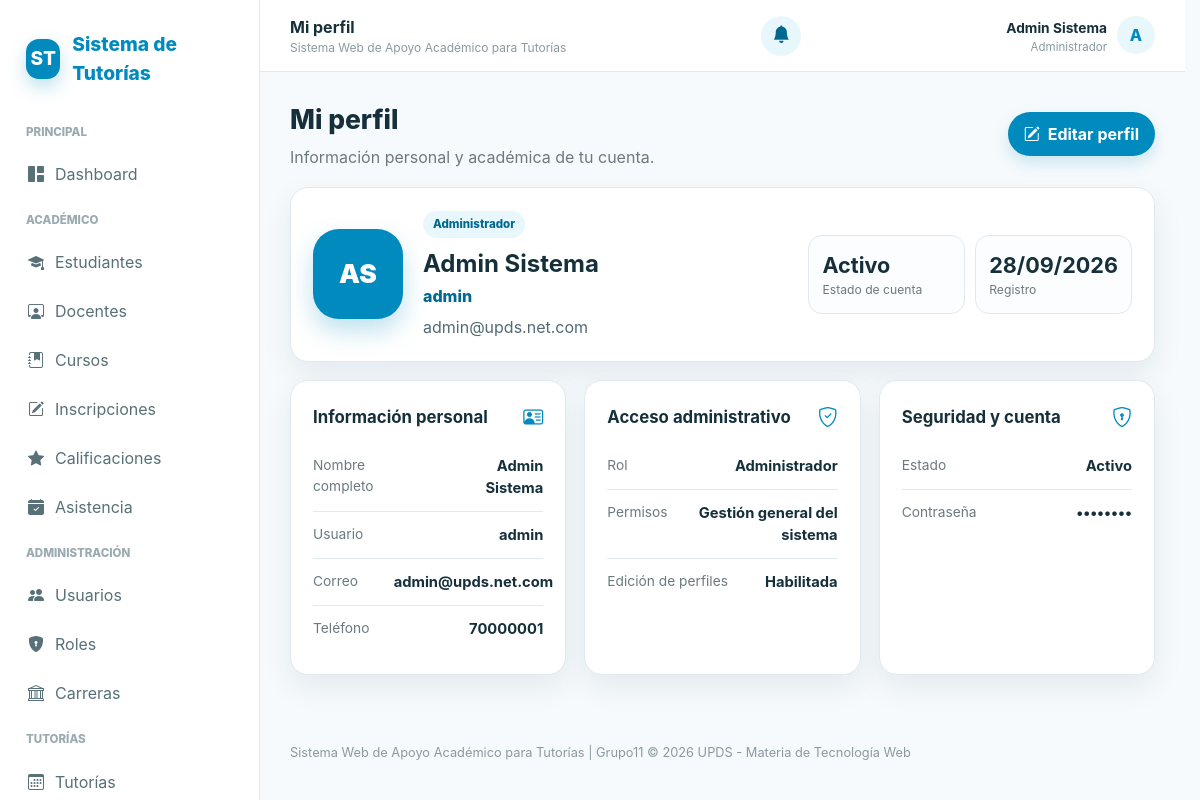
/controllers/perfil.php (signed in), run on the app's committed database.
### tables this page shows
CREATE TABLE usuarios (
    id_usuario INT AUTO_INCREMENT PRIMARY KEY,
    id_rol INT NOT NULL,
    nombre VARCHAR(100) NOT NULL,
    apellido VARCHAR(100) NOT NULL,
    correo VARCHAR(150) NOT NULL UNIQUE,
    usuario VARCHAR(50) NOT NULL UNIQUE,
    contrasena_hash VARCHAR(255) NOT NULL,
    telefono VARCHAR(8) NULL,
    CHECK (telefono IS NULL OR telefono REGEXP '^[0-9]{8}$'),
    estado ENUM('activo', 'inactivo') NOT NULL DEFAULT 'activo',
    fecha_registro DATETIME DEFAULT CURRENT_TIMESTAMP,
    FOREIGN KEY (id_rol) REFERENCES roles(id_rol) ON UPDATE CASCADE
);

CREATE TABLE roles (
    id_rol INT AUTO_INCREMENT PRIMARY KEY,
    nombre_rol VARCHAR(30) NOT NULL UNIQUE,
    descripcion VARCHAR(150) NULL
);

### controllers/perfil.php (called while the page is built, shortened)
<?php
require_once __DIR__ . '/../config/conexion.php';
require_once __DIR__ . '/../includes/seguridad.php';
require_once __DIR__ . '/../models/PerfilModel.php';
$idUsuario = (int)$_SESSION['id_usuario'];
$model = new PerfilModel($pdo);
$perfil = $model->obtenerPerfil($idUsuario);
require __DIR__ . '/../views/perfil/index.php';

### models/PerfilModel.php (called while the page is built, shortened)
<?php
class PerfilModel
{
    private PDO $pdo;
    public function __construct(PDO $pdo)
    {
        $this->pdo = $pdo;
    }
    public function obtenerPerfil(int $idUsuario): ?array
    {
        $sql = "
            SELECT
                u.id_usuario,
                u.id_rol,
                u.nombre,
                u.apellido,
                u.correo,
                u.usuario,
                u.telefono,
                u.estado,
                u.fecha_registro,
                r.nombre_rol,
                e.id_estudiante,
                e.id_carrera,
                e.semestre,
                e.registro_universitario,
                c.nombre_carrera,
                p.id_profesor,
                p.especialidad,
                p.biografia
            FROM usuarios u
            INNER JOIN roles r
                ON r.id_rol = u.id_rol
            LEFT JOIN estudiantes e
                ON e.id_usuario = u.id_usuario
            LEFT JOIN carreras c
                ON c.id_carrera = e.id_carrera
            LEFT JOIN profesores p
                ON p.id_usuario = u.id_usuario
            WHERE u.id_usuario = ?
            LIMIT 1
        ";
        $stmt = $this->pdo->prepare($sql);
        $stmt->execute([$idUsuario]);
        $perfil = $stmt->fetch();
        return $perfil ?: null;
    }
}

### includes/seguridad.php (called while the page is built, shortened)
<?php
function e($v): string { return htmlspecialchars((string) $v, ENT_QUOTES, 'UTF-8'); }
function nombre_rol_visible(string $rol): string
{
    return match ($rol) {
        'docente' => 'Docente',
        'coordinador_mg' => 'Coordinador MG',
        'auxiliar_mg' => 'Auxiliar MG',
        'administrador' => 'Administrador',
        'estudiante' => 'Estudiante',
        default => ucfirst($rol),
    };
}

### views/perfil/index.php (the view, shortened to what this page needs)
<?php
include __DIR__ . '/../layouts/header.php';
$esAdmin = $rol === 'administrador';
$nombreCompleto = trim(($perfil['nombre'] ?? '') . ' ' . ($perfil['apellido'] ?? ''));
$iniciales = strtoupper(substr($perfil['nombre'] ?? 'U', 0, 1) . substr($perfil['apellido'] ?? '', 0, 1));
$rolTexto = nombre_rol_visible($perfil['nombre_rol'] ?? $rol);
?>
<div class="toolbar">
    <div>
        <h1 class="page-title">Mi perfil</h1>
        <p class="subtitle">Información personal y académica de tu cuenta.</p>
    </div>
    <?php if ($esAdmin): ?><a class="btn btn-primary" href="#editar-perfil" data-open-modal="#editar-perfil"><i class="bi bi-pencil-square"></i> Editar perfil</a><?php endif; ?>
</div>
<div class="profile-hero card">
    <div class="card-body profile-hero-body">
        <div class="profile-avatar"><?= e($iniciales) ?></div>
        <div class="profile-main">
            <span class="badge badge-primary"><?= e($rolTexto) ?></span>
            <h2><?= e($nombreCompleto) ?></h2>
            <p class="profile-specialty"><?= e($perfil['usuario']) ?></p>
            <p class="profile-bio"><?= e($perfil['correo']) ?></p>
        </div>
        <div class="profile-stats">
            <div><strong><?= e($perfil['estado'] === 'activo' ? 'Activo' : 'Inactivo') ?></strong><small>Estado de cuenta</small></div>
            <div><strong><?= e(date('d/m/Y', strtotime($perfil['fecha_registro']))) ?></strong><small>Registro</small></div>
        </div>
    </div>
</div>
<div class="profile-grid profile-grid-three">
    <div class="card profile-info-card">
        <div class="card-body">
            <div class="profile-card-title"><h2>Información personal</h2><i class="bi bi-person-vcard"></i></div>
            <div class="profile-detail"><span>Nombre completo</span><strong><?= e($nombreCompleto) ?></strong></div>
            <div class="profile-detail"><span>Usuario</span><strong><?= e($perfil['usuario']) ?></strong></div>
            <div class="profile-detail"><span>Correo</span><strong><?= e($perfil['correo']) ?></strong></div>
            <div class="profile-detail"><span>Teléfono</span><strong><?= e($perfil['telefono'] ?: 'No registrado') ?></strong></div>
        </div>
    </div>
    <?php if ($rol === 'estudiante'): ?>
    <div class="card profile-info-card">
        <div class="card-body">
            <div class="profile-card-title"><h2>Información académica</h2><i class="bi bi-mortarboard"></i></div>
            <div class="profile-detail"><span>Carrera</span><strong><?= e($perfil['nombre_carrera'] ?: 'No registrada') ?></strong></div>
            <div class="profile-detail"><span>Semestre</span><strong><?= e($perfil['semestre'] ?? '—') ?></strong></div>
            <div class="profile-detail"><span>Cédula de Identidad</span><strong><?= e($perfil['registro_universitario'] ?: 'No registrado') ?></strong></div>
        </div>
    </div>
    <?php else: ?>
    <div class="card profile-info-card">
        <div class="card-body">
            <div class="profile-card-title"><h2>Acceso administrativo</h2><i class="bi bi-shield-check"></i></div>
            <div class="profile-detail"><span>Rol</span><strong>Administrador</strong></div>
            <div class="profile-detail"><span>Permisos</span><strong>Gestión general del sistema</strong></div>
            <div class="profile-detail"><span>Edición de perfiles</span><strong>Habilitada</strong></div>
        </div>
    </div>
    <?php endif; ?>
    <div class="card profile-info-card">
        <div class="card-body">
            <div class="profile-card-title"><h2>Seguridad y cuenta</h2><i class="bi bi-shield-lock"></i></div>
            <div class="profile-detail"><span>Estado</span><strong><?= e(ucfirst($perfil['estado'])) ?></strong></div>
            <div class="profile-detail"><span>Contraseña</span><strong>••••••••</strong></div>
        </div>
    </div>
</div>
<?php include __DIR__ . '/../layouts/footer.php'; ?>

### assets/css/style.css (style rules this page uses)
:root { --primary: #018abd; --primary-dark: #01698f; --primary-light: #e8f7fc; --primary-soft: #f1fbfe; --text: #16303b; --muted: #6c7a80; --bg: #f6fafc; --card: #ffffff; --border: #dfeaf0; --success: #18824a; --success-bg: #eaf8f0; --warning: #956f00; --warning-bg: #fff7df; --danger: #bd3c49; --danger-bg: #ffecee; --shadow: 0 12px 30px rgba(0, 45, 65, 0.08); --shadow-hover: 0 12px 28px rgba(1, 138, 189, 0.18); --radius: 18px; --pill: 999px; }
* { box-sizing: border-box; }
html { scroll-behavior: smooth; }
body { margin: 0; font-family: Inter, system-ui, -apple-system, BlinkMacSystemFont, "Segoe UI", sans-serif; background: var(--bg); color: var(--text); line-height: 1.5; }
a { color: inherit; text-decoration: none; }
button, a, input, select, textarea { -webkit-tap-highlight-color: transparent; }
.page-title { font-size: 1.65rem; font-weight: 800; margin: 0; }
.subtitle { color: var(--muted); margin: 5px 0 0; }
.toolbar { display: flex; gap: 14px; justify-content: space-between; align-items: center; flex-wrap: wrap; margin-bottom: 18px; }
.card { background: var(--card); border: 1px solid var(--border); border-radius: var(--radius); box-shadow: var(--shadow); }
.card-body { padding: 22px; }
.btn { border: 0; border-radius: var(--pill); padding: 10px 16px; font-weight: 700; cursor: pointer; display: inline-flex; align-items: center; justify-content: center; gap: 8px; transition: transform 0.2s ease, box-shadow 0.2s ease, background 0.2s ease, color 0.2s ease; }
.btn-primary { background: var(--primary); color: #ffffff; box-shadow: 0 7px 16px rgba(1, 138, 189, 0.18); }
.badge { display: inline-flex; align-items: center; border-radius: var(--pill); padding: 5px 10px; font-size: 0.72rem; font-weight: 800; white-space: nowrap; }
.badge-primary { background: var(--primary-light); color: var(--primary-dark); }
html { scrollbar-gutter: stable; }
.profile-hero { margin-bottom: 18px; }
.profile-hero .card-body { display: grid; grid-template-columns: auto minmax(0, 1fr) minmax(190px, auto); gap: 20px; align-items: center; }
.profile-avatar { width: 90px; height: 90px; border-radius: 26px; display: grid; place-items: center; background: var(--primary); color: #ffffff; font-size: 1.65rem; font-weight: 900; box-shadow: 0 12px 25px rgba(1, 138, 189, 0.25); }
.profile-main h2 { margin: 8px 0 2px; font-size: 1.5rem; }
.profile-specialty { color: var(--primary-dark); font-weight: 800; margin: 0 0 7px; }
.profile-bio { color: #526b73; margin: 0; }
.profile-stats { display: grid; grid-template-columns: repeat(2, minmax(90px, 1fr)); gap: 10px; }
.profile-stats > div { padding: 13px; border: 1px solid var(--border); border-radius: 14px; background: #fbfdfe; }
.profile-stats strong { display: block; font-size: 1.35rem; }
.profile-stats small { display: block; color: var(--muted); font-size: 0.76rem; }
.profile-grid { display: grid; grid-template-columns: minmax(0, 1fr) minmax(0, 1fr); gap: 18px; margin-bottom: 18px; }
.profile-hero-body { display:grid; grid-template-columns:auto minmax(0,1fr) minmax(190px,auto); gap:20px; align-items:center; }
.profile-grid-three { grid-template-columns:repeat(3,minmax(0,1fr)); }
.profile-info-card { min-height:100%; }
.profile-card-title { display:flex; align-items:center; justify-content:space-between; gap:12px; margin-bottom:10px; }
.profile-card-title h2 { margin:0; font-size:1.05rem; }
.profile-card-title i { color:var(--primary); font-size:1.25rem; }
.profile-detail { display:flex; align-items:flex-start; justify-content:space-between; gap:16px; padding:12px 0; border-bottom:1px solid var(--border); }
.profile-detail:last-child { border-bottom:0; }
.profile-detail span { color:var(--muted); font-size:.86rem; }
.profile-detail strong { text-align:right; font-size:.92rem; max-width:65%; }

### data on the page
usuarios: iniciales "AS", id_rol.nombre_rol "Administrador", nombreCompleto "Admin Sistema", usuario "admin", correo "admin@upds.net.com", estado "Activo", fecha_registro "28/09/2026", telefono "70000001"

### other printed values
$tituloPagina "Mi perfil"
$nombreUsuario "Admin Sistema"
$rolVisible "Administrador"
$inicialUsuario "A"
